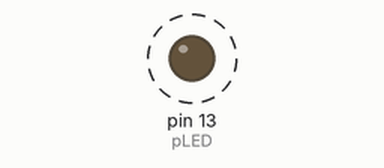
A sketch run on a simulated Arduino Uno, built with avr-gcc and run on an emulated ATmega328P. Parts: output pins drawn as LEDs (lit = HIGH). Dashed ring = blinking. What the sketch prints to the serial monitor is not drawn.

Above: at 1.5 s.
Timing chart, 0 to 5.6 s (numbered marks = the images above):
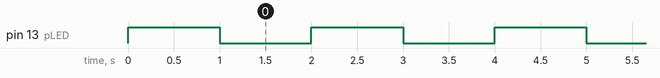

Measured:
- by itself, pin 13 (pLED): alternates HIGH for 1.0 s and LOW for 1.0 s

The sketch:

ADC3s.ino
```cpp
// (licence header left out)
#include <avr/io.h>
// ISR interrupt service routine
#include <avr/interrupt.h>

#define ADC0 0
#define TEMP 0b1000
#define VBG  0b1110

const int pLED = 13;             // LED at Pin13
const float VACC = 5.12;         // measured on my Arduino

unsigned int reload = 0xFFFF - 0xF424; // TCNT1 Reload for one second@16 MHz clock & prescaler 256
volatile unsigned int ADC_result;
volatile boolean ADC_flag = false;
float voltage;

// Install the interrupt routine for Timer1 Overflow
ISR(TIMER1_OVF_vect)
{
  TCNT1 = reload;
}

// Install the interrupt routine for ADC Interrupt
ISR(ADC_vect)
{
  ADC_flag = true;
  flash();
}

void setup()
{
  Serial.begin(19200);
  pinMode(pLED, OUTPUT);
  digitalWrite(pLED, LOW);

  cli();
  TCCR1A = 0;
  TCCR1B = 0;                       // Stop Timer1
  TCNT1 = reload;
  TCCR1B = (1<<CS12);               // Normal Mode, Prescaler = 256
  TIMSK1 = (1<<TOIE1);              // Timer1 Overflow Interrupt enable

  ADMUX = (0<<REFS1) | (1<<REFS0);  // AVCC is reference
  ADMUX |= VBG;                     // VBG selected
  ADCSRA |= (1<<ADEN) | (1<<ADATE) | (1<<ADIE);   // ADC enabled, prescaler unchanged
  ADCSRB = (1<<ADTS2) | (1<< ADTS1);              // Triggered by Timer/Counter1 Overflow
  ADCSRA |= (1<<ADSC);
  sei();

  Serial.println("Timer1 Configuration");
  Serial.print("TCCR1A: "); Serial.println(TCCR1A, HEX);
  Serial.print("TCCR1B: "); Serial.println(TCCR1B, HEX);
  Serial.print("TIMSK1: "); Serial.println(TIMSK1, HEX);

  Serial.println("ADC Configuration for Timer triggered Mode");
  Serial.print("ADMUX: "); Serial.println(ADMUX, HEX);
  Serial.print("ADCSRA: "); Serial.println(ADCSRA, HEX);
  Serial.print("ADCSRB: "); Serial.println(ADCSRB, HEX);
  Serial.print("DIDR0: "); Serial.println(DIDR0, HEX);
  Serial.println("Setup finished.");
  delay(1000);
  Serial.println("ADC Timer triggered...");
}

void loop()
{
  if (ADC_flag)
  {
    cli();
    ADC_result = ADC;
    sei();
    Serial.println();
    Serial.print("ADC: "); Serial.print(ADC_result,HEX);
    voltage = ADC_result* VACC/1024;
    Serial.print("\tVoltage: "); Serial.print(voltage,3); Serial.println(" V");
    ADC_flag = false;
  }
  else
  {
    Serial.print(".");
    delay(100);
  }
}

void flash()
{
  static boolean output = HIGH;

  digitalWrite(pLED, output);
  output = !output;
}
```
